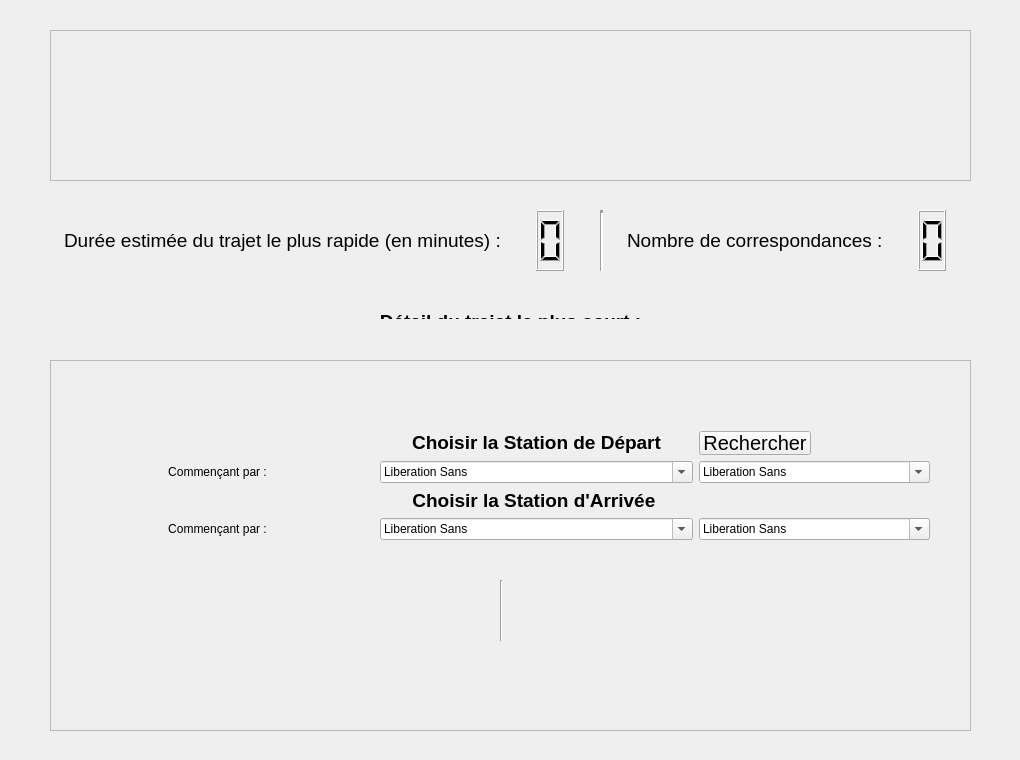
<?xml version="1.0" encoding="UTF-8"?>
<ui version="4.0">
 <class>MainWindow</class>
 <widget class="QMainWindow" name="MainWindow">
  <property name="geometry">
   <rect>
    <x>0</x>
    <y>0</y>
    <width>1020</width>
    <height>760</height>
   </rect>
  </property>
  <property name="font">
   <font>
    <family>Lucida Grande</family>
    <weight>50</weight>
    <bold>false</bold>
   </font>
  </property>
  <property name="contextMenuPolicy">
   <enum>Qt::NoContextMenu</enum>
  </property>
  <property name="windowTitle">
   <string>Métro Parisien</string>
  </property>
  <property name="documentMode">
   <bool>false</bool>
  </property>
  <property name="tabShape">
   <enum>QTabWidget::Rounded</enum>
  </property>
  <widget class="QWidget" name="centralWidget">
   <widget class="QFrame" name="FrameOngletsDetailTrajet">
    <property name="geometry">
     <rect>
      <x>50</x>
      <y>360</y>
      <width>921</width>
      <height>371</height>
     </rect>
    </property>
    <property name="frameShape">
     <enum>QFrame::StyledPanel</enum>
    </property>
    <property name="frameShadow">
     <enum>QFrame::Plain</enum>
    </property>
    <property name="lineWidth">
     <number>2</number>
    </property>
    <widget class="QWidget" name="gridLayoutWidget">
     <property name="geometry">
      <rect>
       <x>0</x>
       <y>60</y>
       <width>891</width>
       <height>131</height>
      </rect>
     </property>
     <layout class="QGridLayout" name="GridImputAlgo">
      <item row="2" column="2">
       <widget class="QFontComboBox" name="NomStationDep">
        <property name="currentFont">
         <font>
          <family>Lucida Grande</family>
         </font>
        </property>
       </widget>
      </item>
      <item row="4" column="1">
       <widget class="QLabel" name="TextChoixArr">
        <property name="font">
         <font>
          <pointsize>14</pointsize>
         </font>
        </property>
        <property name="text">
         <string>&lt;html&gt;&lt;head/&gt;&lt;body&gt;&lt;p&gt;&lt;span style=&quot; font-weight:600;&quot;&gt;Choisir la Station d'Arrivée &lt;/span&gt;&lt;/p&gt;&lt;/body&gt;&lt;/html&gt;</string>
        </property>
        <property name="alignment">
         <set>Qt::AlignCenter</set>
        </property>
       </widget>
      </item>
      <item row="2" column="0">
       <widget class="QLabel" name="TextCommencDep">
        <property name="text">
         <string>Commençant par :</string>
        </property>
        <property name="alignment">
         <set>Qt::AlignCenter</set>
        </property>
       </widget>
      </item>
      <item row="7" column="0">
       <widget class="QLabel" name="TextCommencArr">
        <property name="text">
         <string>Commençant par :</string>
        </property>
        <property name="alignment">
         <set>Qt::AlignCenter</set>
        </property>
       </widget>
      </item>
      <item row="1" column="1">
       <widget class="QLabel" name="TextChoixDep">
        <property name="font">
         <font>
          <pointsize>14</pointsize>
         </font>
        </property>
        <property name="text">
         <string>&lt;html&gt;&lt;head/&gt;&lt;body&gt;&lt;p&gt;&lt;span style=&quot; font-weight:600;&quot;&gt;Choisir la Station de Départ&lt;/span&gt;&lt;/p&gt;&lt;/body&gt;&lt;/html&gt;</string>
        </property>
        <property name="alignment">
         <set>Qt::AlignCenter</set>
        </property>
       </widget>
      </item>
      <item row="7" column="1">
       <widget class="QFontComboBox" name="PremLettreArr">
        <property name="currentFont">
         <font>
          <family>Lucida Grande</family>
         </font>
        </property>
       </widget>
      </item>
      <item row="2" column="1">
       <widget class="QFontComboBox" name="PremLettreDep">
        <property name="currentFont">
         <font/>
        </property>
       </widget>
      </item>
      <item row="7" column="2">
       <widget class="QFontComboBox" name="NomStationArr">
        <property name="currentFont">
         <font>
          <family>Lucida Grande</family>
         </font>
        </property>
       </widget>
      </item>
      <item row="1" column="2">
       <widget class="QPushButton" name="BoutonRechercher">
        <property name="sizePolicy">
         <sizepolicy hsizetype="Fixed" vsizetype="Fixed">
          <horstretch>0</horstretch>
          <verstretch>5</verstretch>
         </sizepolicy>
        </property>
        <property name="baseSize">
         <size>
          <width>24</width>
          <height>8</height>
         </size>
        </property>
        <property name="font">
         <font>
          <pointsize>15</pointsize>
         </font>
        </property>
        <property name="layoutDirection">
         <enum>Qt::LeftToRight</enum>
        </property>
        <property name="text">
         <string>Rechercher</string>
        </property>
       </widget>
      </item>
     </layout>
    </widget>
    <widget class="Line" name="line_2">
     <property name="geometry">
      <rect>
       <x>450</x>
       <y>220</y>
       <width>3</width>
       <height>61</height>
      </rect>
     </property>
     <property name="orientation">
      <enum>Qt::Vertical</enum>
     </property>
    </widget>
   </widget>
   <widget class="QFrame" name="FrameTextDetailTrajet">
    <property name="geometry">
     <rect>
      <x>50</x>
      <y>300</y>
      <width>921</width>
      <height>31</height>
     </rect>
    </property>
    <property name="frameShape">
     <enum>QFrame::NoFrame</enum>
    </property>
    <property name="frameShadow">
     <enum>QFrame::Raised</enum>
    </property>
    <widget class="QFrame" name="gridTextDetailTrajet">
     <property name="geometry">
      <rect>
       <x>0</x>
       <y>-1</y>
       <width>921</width>
       <height>31</height>
      </rect>
     </property>
     <layout class="QGridLayout" name="gridLayout_6">
      <property name="spacing">
       <number>0</number>
      </property>
      <item row="0" column="1">
       <widget class="QLabel" name="TextDetailTrajet">
        <property name="enabled">
         <bool>true</bool>
        </property>
        <property name="sizePolicy">
         <sizepolicy hsizetype="Expanding" vsizetype="Expanding">
          <horstretch>0</horstretch>
          <verstretch>0</verstretch>
         </sizepolicy>
        </property>
        <property name="font">
         <font>
          <pointsize>14</pointsize>
         </font>
        </property>
        <property name="lineWidth">
         <number>0</number>
        </property>
        <property name="text">
         <string>&lt;html&gt;&lt;head/&gt;&lt;body&gt;&lt;p&gt;&lt;span style=&quot; font-weight:600;&quot;&gt;Détail du trajet le plus court :&lt;/span&gt;&lt;/p&gt;&lt;/body&gt;&lt;/html&gt;</string>
        </property>
        <property name="textFormat">
         <enum>Qt::RichText</enum>
        </property>
        <property name="alignment">
         <set>Qt::AlignCenter</set>
        </property>
       </widget>
      </item>
     </layout>
    </widget>
   </widget>
   <widget class="QFrame" name="FrameImputAlgo">
    <property name="geometry">
     <rect>
      <x>50</x>
      <y>30</y>
      <width>921</width>
      <height>151</height>
     </rect>
    </property>
    <property name="frameShape">
     <enum>QFrame::StyledPanel</enum>
    </property>
    <property name="frameShadow">
     <enum>QFrame::Raised</enum>
    </property>
   </widget>
   <widget class="QFrame" name="ResultatGlobal">
    <property name="geometry">
     <rect>
      <x>50</x>
      <y>210</y>
      <width>921</width>
      <height>61</height>
     </rect>
    </property>
    <property name="font">
     <font>
      <kerning>true</kerning>
     </font>
    </property>
    <property name="frameShape">
     <enum>QFrame::NoFrame</enum>
    </property>
    <property name="frameShadow">
     <enum>QFrame::Plain</enum>
    </property>
    <property name="lineWidth">
     <number>0</number>
    </property>
    <widget class="QWidget" name="horizontalLayoutWidget">
     <property name="geometry">
      <rect>
       <x>10</x>
       <y>0</y>
       <width>901</width>
       <height>61</height>
      </rect>
     </property>
     <layout class="QHBoxLayout" name="GridOutputGlo">
      <property name="spacing">
       <number>24</number>
      </property>
      <property name="leftMargin">
       <number>4</number>
      </property>
      <property name="topMargin">
       <number>0</number>
      </property>
      <property name="rightMargin">
       <number>4</number>
      </property>
      <property name="bottomMargin">
       <number>0</number>
      </property>
      <item alignment="Qt::AlignHCenter|Qt::AlignVCenter">
       <widget class="QLabel" name="TextDureeTot">
        <property name="font">
         <font>
          <pointsize>14</pointsize>
         </font>
        </property>
        <property name="text">
         <string>&lt;html&gt;&lt;head/&gt;&lt;body&gt;&lt;p&gt;&lt;span style=&quot; font-size:14pt;&quot;&gt;Durée estimée du trajet le plus rapide (en minutes) :&lt;/span&gt;&lt;/p&gt;&lt;/body&gt;&lt;/html&gt;</string>
        </property>
       </widget>
      </item>
      <item alignment="Qt::AlignHCenter">
       <widget class="QLCDNumber" name="DureeTotale">
        <property name="digitCount">
         <number>1</number>
        </property>
       </widget>
      </item>
      <item>
       <widget class="Line" name="line">
        <property name="lineWidth">
         <number>3</number>
        </property>
        <property name="orientation">
         <enum>Qt::Vertical</enum>
        </property>
       </widget>
      </item>
      <item alignment="Qt::AlignRight|Qt::AlignVCenter">
       <widget class="QLabel" name="TextNbCorres">
        <property name="font">
         <font>
          <pointsize>14</pointsize>
         </font>
        </property>
        <property name="text">
         <string>&lt;html&gt;&lt;head/&gt;&lt;body&gt;&lt;p&gt;&lt;span style=&quot; font-size:14pt;&quot;&gt;Nombre de correspondances :&lt;/span&gt;&lt;/p&gt;&lt;/body&gt;&lt;/html&gt;</string>
        </property>
       </widget>
      </item>
      <item alignment="Qt::AlignHCenter">
       <widget class="QLCDNumber" name="NbCorres">
        <property name="digitCount">
         <number>1</number>
        </property>
       </widget>
      </item>
     </layout>
    </widget>
   </widget>
  </widget>
 </widget>
 <layoutdefault spacing="6" margin="11"/>
 <resources/>
 <connections/>
</ui>
